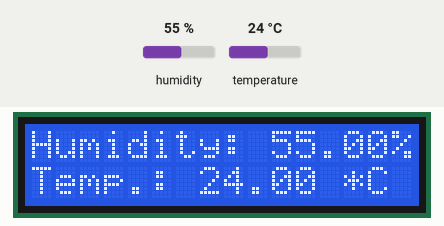
Bench run of a sketch on a simulated Arduino Uno, built with avr-gcc and run on an emulated ATmega328P. On the bench: 16×2 character LCD. Inputs (shaded band) come from the test bench; at power-on: humidity 55 %, temperature 24 °C. What the sketch prints to the serial monitor is not drawn.

Above: at 1.2 s.
1.3 s: humidity set to 22 %
At 3.2 s:
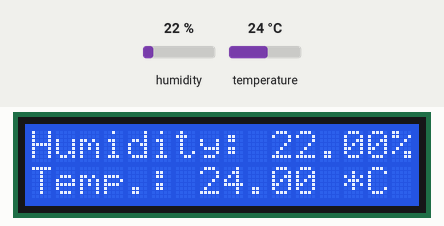
4.0 s: temperature set to 12 °C
At 4.5 s:
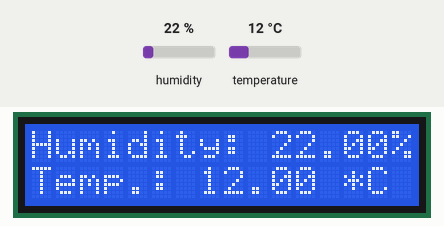
6.7 s: humidity set to 40 %
At 9.3 s:
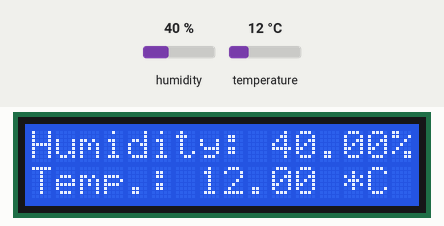
9.6 s: temperature set to 19 °C
At 10.7 s:
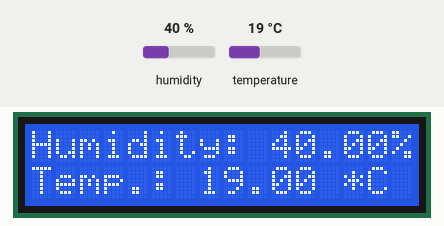
Timing chart, 0 to 12.6 s (numbered marks = the images above; inputs shaded):
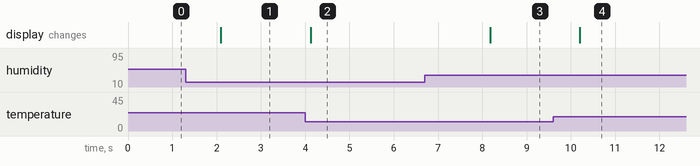

Measured:
- after the input at 1.3 s, the display: changes after 0.80 s (image 1)
- after the input at 4.0 s, the display: changes after 0.12 s (image 2)
- after the input at 6.7 s, the display: changes after 1.5 s (image 3)
- after the input at 9.6 s, the display: changes after 0.60 s (image 4)

The sketch:

temp_lcd.ino
```cpp
// Example testing sketch for various DHT humidity/temperature sensors
// Written by ladyada, public domain

#include "DHT.h"
#include <LiquidCrystal.h>

#define DHTPIN 10     // what pin we're connected to

// Uncomment whatever type you're using!
//#define DHTTYPE DHT11   // DHT 11
//#define DHTTYPE DHT22   // DHT 22  (AM2302)
#define DHTTYPE DHT21   // DHT 21 (AM2301)

// Connect pin 1 (on the left) of the sensor to +5V
// Connect pin 2 of the sensor to whatever your DHTPIN is
// Connect pin 4 (on the right) of the sensor to GROUND
// Connect a 10K resistor from pin 2 (data) to pin 1 (power) of the sensor

DHT dht(DHTPIN, DHTTYPE);
LiquidCrystal lcd(2, 3, 4, 5, 6, 7, 8);

void setup() {
  Serial.begin(9600);
  Serial.println("DHTxx test!");
  lcd.begin(16, 2);
  dht.begin();
}

void loop() {
  // Reading temperature or humidity takes about 250 milliseconds!
  // Sensor readings may also be up to 2 seconds 'old' (its a very slow sensor)
  float h = dht.readHumidity();
  float t = dht.readTemperature();
  // check if returns are valid, if they are NaN (not a number) then something went wrong!
  if (isnan(t) || isnan(h)) {
    lcd.print("Failed to read from DHT");
  } else {
    lcd.print("Humidity: ");
    lcd.print(h);
    lcd.print("%");
    lcd.setCursor(0, 1);
    lcd.print("Temp.: ");
    lcd.print(t);
    lcd.print(" *C");
  }
  delay(500);
  lcd.setCursor(0, 0);
}
```
